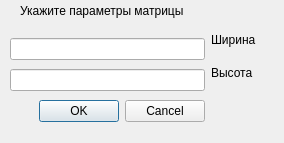
<?xml version="1.0" encoding="UTF-8"?>
<ui version="4.0">
 <class>Dialog</class>
 <widget class="QDialog" name="Dialog">
  <property name="geometry">
   <rect>
    <x>0</x>
    <y>0</y>
    <width>284</width>
    <height>143</height>
   </rect>
  </property>
  <property name="font">
   <font>
    <pointsize>9</pointsize>
   </font>
  </property>
  <property name="windowTitle">
   <string>Запрос</string>
  </property>
  <widget class="QLabel" name="label_3">
   <property name="geometry">
    <rect>
     <x>20</x>
     <y>0</y>
     <width>221</width>
     <height>21</height>
    </rect>
   </property>
   <property name="text">
    <string>Укажите параметры матрицы</string>
   </property>
  </widget>
  <widget class="QWidget" name="layoutWidget">
   <property name="geometry">
    <rect>
     <x>10</x>
     <y>35</y>
     <width>195</width>
     <height>92</height>
    </rect>
   </property>
   <layout class="QVBoxLayout" name="verticalLayout">
    <item>
     <widget class="QLineEdit" name="editWidth"/>
    </item>
    <item>
     <widget class="QLineEdit" name="editHeight"/>
    </item>
    <item>
     <widget class="QDialogButtonBox" name="buttonBox">
      <property name="orientation">
       <enum>Qt::Horizontal</enum>
      </property>
      <property name="standardButtons">
       <set>QDialogButtonBox::Cancel|QDialogButtonBox::Ok</set>
      </property>
     </widget>
    </item>
   </layout>
  </widget>
  <widget class="QLabel" name="label">
   <property name="geometry">
    <rect>
     <x>211</x>
     <y>31</y>
     <width>54</width>
     <height>18</height>
    </rect>
   </property>
   <property name="font">
    <font>
     <pointsize>9</pointsize>
    </font>
   </property>
   <property name="text">
    <string>Ширина</string>
   </property>
  </widget>
  <widget class="QLabel" name="label_2">
   <property name="geometry">
    <rect>
     <x>211</x>
     <y>64</y>
     <width>50</width>
     <height>18</height>
    </rect>
   </property>
   <property name="text">
    <string>Высота</string>
   </property>
  </widget>
 </widget>
 <resources/>
 <connections>
  <connection>
   <sender>buttonBox</sender>
   <signal>accepted()</signal>
   <receiver>Dialog</receiver>
   <slot>accept()</slot>
   <hints>
    <hint type="sourcelabel">
     <x>248</x>
     <y>254</y>
    </hint>
    <hint type="destinationlabel">
     <x>157</x>
     <y>274</y>
    </hint>
   </hints>
  </connection>
  <connection>
   <sender>buttonBox</sender>
   <signal>rejected()</signal>
   <receiver>Dialog</receiver>
   <slot>reject()</slot>
   <hints>
    <hint type="sourcelabel">
     <x>316</x>
     <y>260</y>
    </hint>
    <hint type="destinationlabel">
     <x>286</x>
     <y>274</y>
    </hint>
   </hints>
  </connection>
 </connections>
</ui>
